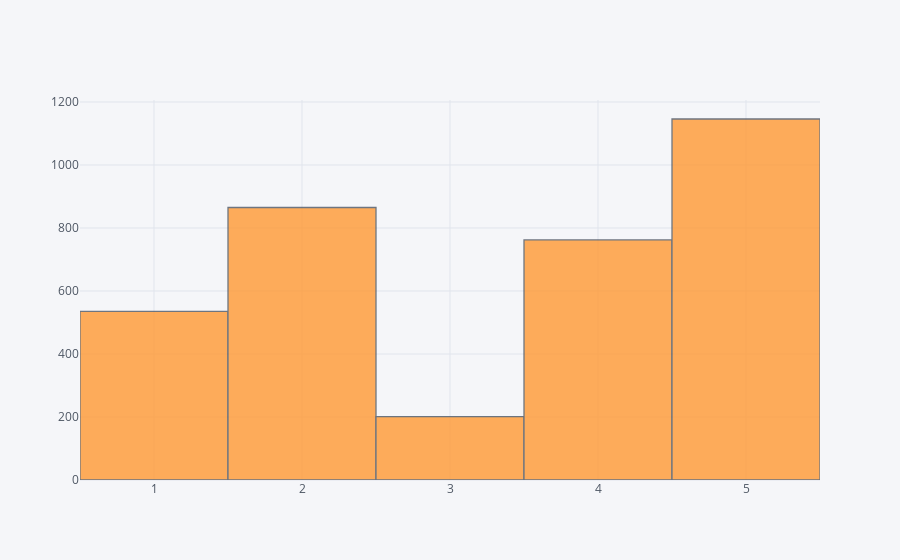

This figure's notebook cell:
### Code cell
data_corpus[:3509].polarity.iplot(kind='histogram')

### Figure 1 — Plotly figure (JSON) as saved in the notebook; plotly's stock layout.template omitted (floating-point values rounded to 4 significant figures; data arrays with more than 128 entries replaced by an {"elided": "..."} marker saying what was removed)
{"data": [{"histfunc": "count", "histnorm": "", "marker": {"color": "rgba(255, 153, 51, 1.0)", "line": {"color": "#4D5663", "width": 1.3}}, "name": "polarity", "opacity": 0.8, "orientation": "v", "type": "histogram", "uid": "ca70a2cb-29bd-492b-af9e-544d27e113fd", "x": {"elided": "3509 int values"}}], "layout": {"barmode": "overlay", "legend": {"bgcolor": "#F5F6F9", "font": {"color": "#4D5663"}}, "paper_bgcolor": "#F5F6F9", "plot_bgcolor": "#F5F6F9", "title": {"font": {"color": "#4D5663"}}, "xaxis": {"gridcolor": "#E1E5ED", "showgrid": true, "tickfont": {"color": "#4D5663"}, "title": {"font": {"color": "#4D5663"}, "text": ""}, "zerolinecolor": "#E1E5ED"}, "yaxis": {"gridcolor": "#E1E5ED", "showgrid": true, "tickfont": {"color": "#4D5663"}, "title": {"font": {"color": "#4D5663"}, "text": ""}, "zerolinecolor": "#E1E5ED"}}}
